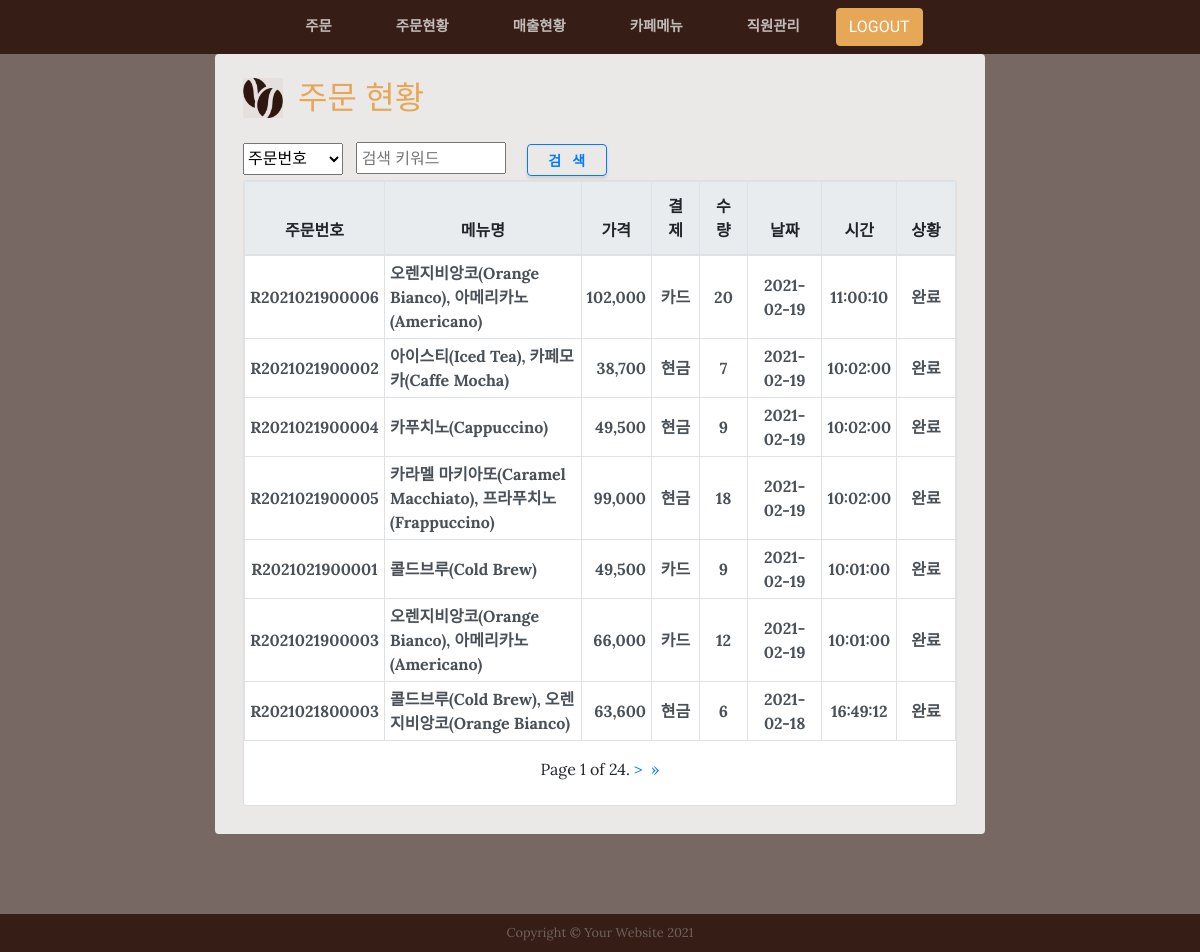
Screenshot of /maple/order_list/ with the database file from the repository.
### mapleApp/models.py (models this page shows, shortened)
class Order(models.Model):
    orderno = models.CharField(max_length=20, primary_key=True,verbose_name='주문번호')
    orderdate = models.CharField(max_length=10,default='',verbose_name='주문일자(YYYY-MM-DD)')
    ordertime = models.CharField(max_length=10,default='',verbose_name='주문시간(HH:MM:SS)')
    payment = models.CharField(max_length=20, choices=pay_choice,verbose_name='결제구분')
    status = models.CharField(max_length=20, choices=status_choice,verbose_name='완료여부')
    class Meta:
        db_table = 'm_order' #테이블명

### mapleApp/views_order_list.py (the view)
# urls.py: path('order_list/', views_order_list.order_list, name='order_list'),
def order_list(request):
    order_list = OrderDetail.objects.values('orderno').annotate(**details).order_by('-date', '-time')
    paginator = Paginator(order_list, 7)  # Show 7 contacts per page
    page = request.GET.get('page')
    orders = paginator.get_page(page)
    context = {'orders': orders}
    return render(request, 'order_list.html', context)

### mapleApp/templates/order_list.html (shortened to what this page needs)
{% include 'header.html' %}
{% load static %}
{% load humanize %}
  <section class="page-section about-heading">
    <div class="container-fluid mt-3">
      <div class="about-heading-content">
        <div class="row">
          <div class="col-xs-12 col-sm-8 col-lg-8 mx-auto">
            <div class="bg-faded rounded p-4">
      			  <div >
				        <div class="d-flex align-items-center" style="height: 40px;">
                  <img  src="{% static 'img/cafe_icon3.png'%}" width="40" height="40">
					        <div  style="font-size: 2rem;margin-left: 15px; color:#e6a756!important;">주문 현황</div>
				        </div>
				        <div class='card-body p-0'>
                            <br>
                  <form action="{% url 'order_search' %}" method="GET" >
                    <div class=" align-items-center" style="vertical-align:middle;">
                      <select id="select_type" name="s_type" style="width: 100px;height:32px;" >
                        <option value="id" {% if s_type == 'id'%} selected="selected" {% endif %}>주문번호</option>
                      </select>
                      <span id="select_option">
                        <input  class="p-md-1" style="width: 150px;height:32px;" id='SearchKeyword' type="text" name="s_keyword" value="{{ request.GET.s_keyword }}" placeholder="검색 키워드">
                      </span>
                      <button  class="btn btn-outline-primary font-weight-bold" style="width: 80px;;height:32px;font-size:14px;" type="submit" name="action">검&nbsp;&nbsp;&nbsp;색</button>
                    </div>
                  </form>
				        </div>
			        </div>
			        <div class="container-fluid h-100 mt-50 mb-50 p-lg-1">
                <div class="card w-100">
                  <div>
                    <div style="width:100%; overflow-y:hidden;">
                    <form id="regForm"  method="post" action="{% url 'change_status' %}"  type="submit"   >
                      <table class="table table-bordered mytable" style="text-align: center;">
                        <thead >
                            <th style="width:10%">주문번호</th>
                            <th style="width:35%">메뉴명</th>
                            <th style="width:7.5%">가격</th>
                            <th style="width:7.5%">결제</th>
                            <th style="width:7.5%">수량</th>
                            <th style="width:12.5%">날짜</th>
                            <th style="width:10%">시간</th>
                            <th style="width:10%">상황</th>
                        </thead>
                        <tbody>
                            {% for order in orders %}
                            <tr >
                                <td>{{ order.orderno }}</td>
                                <td style="text-align:left;">{{ order.menuname }}</td>
                                <td style="text-align:right">{{ order.total_price | intcomma }}</td>
                                {% if order.payment == 'cash' %}
                                <td>현금</td>
                                {% else %}
                                <td>카드</td>
                                {% endif %}
                                <td>{{ order.total_qty }}</td>
                                <td>{{ order.date }}</td>
                                <td>{{ order.time }}</td>
                                {% if order.status == 'ord' %}
                                <td>주문</td>
                                {% elif order.status == 'prep' %}
                                <td>준비중 <button type="button" class=" intro-button btn-sm " name="statusBtn" id="statusBtn"  type="submit"  >완료</button> </td>
                                <input type="hidden"  name="orderno" id="orderno"  value="{{ order.orderno }}">
                                {% else %}
                                <td>완료</td>
                                {% endif %}
                            </tr>
                            {% endfor %}
                        </tbody>
                      </table>
                      </form>
                      <div class="pagination justify-content-center">
                        <span class="step-links">
                          <span class="current">
                              Page {{ orders.number }} of {{ orders.paginator.num_pages }}.
                          </span>
                          {% if orders.has_next %}
                            {% if s_type and s_keyword  %}
                              <a href="?page={{ orders.next_page_number }}&s_type={{ s_type}}&s_keyword={{ s_keyword}}">&gt;&nbsp</a>
                              <a href="?page={{ orders.paginator.num_pages }}&s_type={{ s_type}}&s_keyword={{ s_keyword}}"> &raquo;</a>
                            {% elif s_type and s_option %}
                              <a href="?page={{ orders.next_page_number }}&s_type={{ s_type}}&s_option={{ s_option }}">&gt;&nbsp</a>
                              <a href="?page={{ orders.paginator.num_pages }}&s_type={{ s_type}}&s_option={{ s_option }}">&raquo;</a>
                            {% else %}
                            <a href="?page={{ orders.next_page_number }}">&gt;&nbsp</a>
                            <a href="?page={{ orders.paginator.num_pages }}">&raquo;</a>
                            {% endif %}
                          {% endif %}
                        </span>
                      </div>
                      <br/>
                    </div>
                  </div>
                </div>
              </div>
            </div>
          </div>
        </div>
      </div>
    </div>
  </section>
{% include 'footer.html' %}

### mapleApp/templates/order_list.html (style rules this page uses)
.mytable tr td { vertical-align:middle; padding: 5px; font-weight : bold; font-family: Lora; color : #495057 ; }
.align-items-center { padding-left : 4px; }
thead { background-color : #e9ecef; }

### rows the page displays
Order: orderno "R2021021900006", menuname "오렌지비앙코(Orange Bianco), 아메리카노(Americano)", total_price "102,000", shows "카드", total_qty "20", date "2021-02-19", time "11:00:10"
Order: orderno "R2021021900002", menuname "아이스티(Iced Tea), 카페모카(Caffe Mocha)", total_price "38,700", shows "현금", total_qty "7", date "2021-02-19", time "10:02:00"
Order: orderno "R2021021900005", menuname "카라멜 마키아또(Caramel Macchiato), 프라푸치노(Frappuccino)", total_price "99,000", shows "현금", total_qty "18", date "2021-02-19", time "10:02:00"
Order: orderno "R2021021900003", menuname "오렌지비앙코(Orange Bianco), 아메리카노(Americano)", total_price "66,000", shows "카드", total_qty "12", date "2021-02-19", time "10:01:00"
Order: orderno "R2021021800003", menuname "콜드브루(Cold Brew), 오렌지비앙코(Orange Bianco)", total_price "63,600", shows "현금", total_qty "6", date "2021-02-18", time "16:49:12"

### other values shown
{{ order.orderno }} "R2021021900004" "R2021021900001"
{{ order.menuname }} "카푸치노(Cappuccino)" "콜드브루(Cold Brew)"
{{ order.total_price | intcomma }} "49,500" "49,500"
{{ order.total_qty }} "9" "9"
{{ order.date }} "2021-02-19" "2021-02-19"
{{ order.time }} "10:02:00" "10:01:00"
{{ orders.number }} "1"
{{ orders.paginator.num_pages }} "24"
